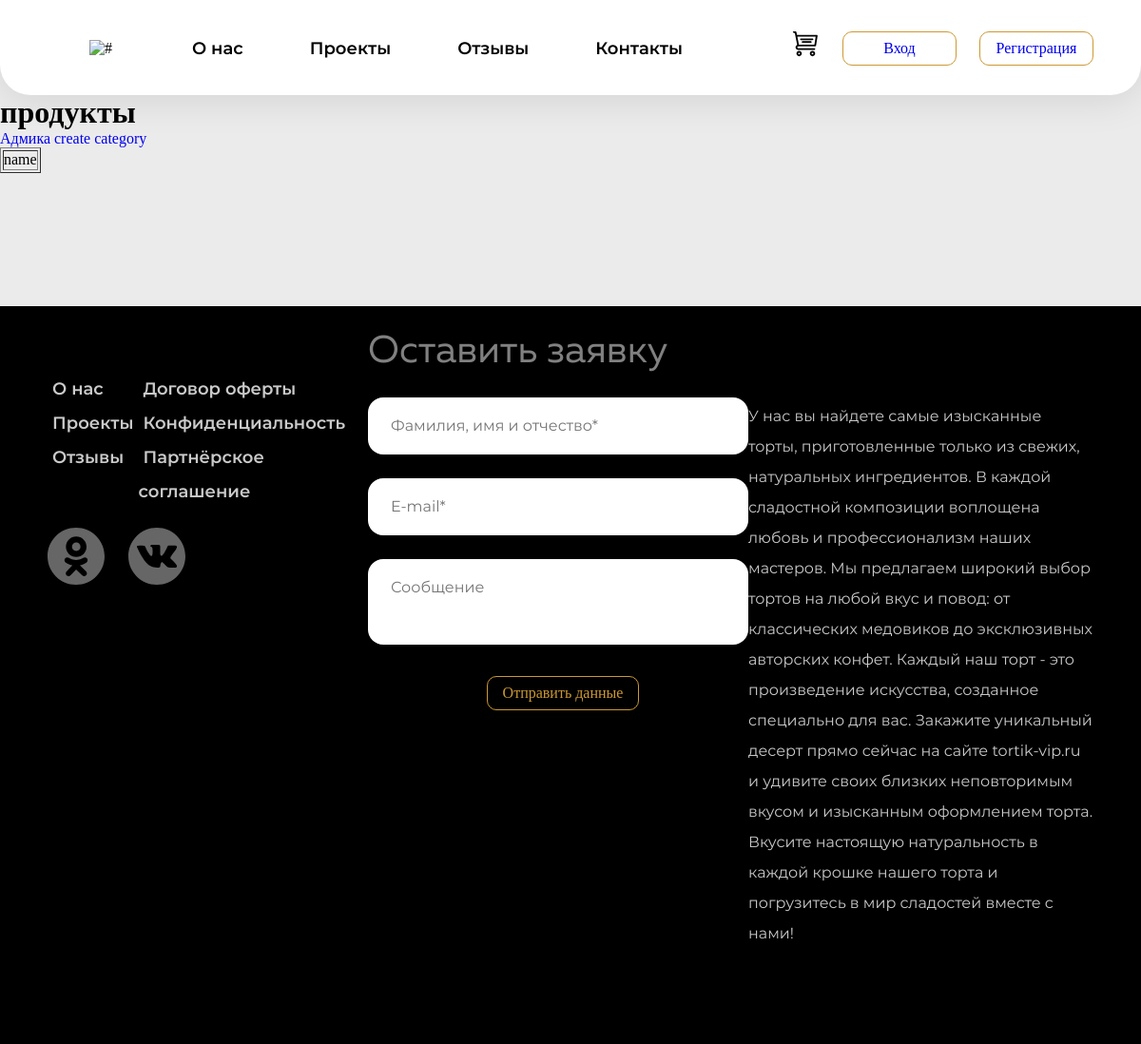
The page /site-admin/categories/ on the database as committed earlier.
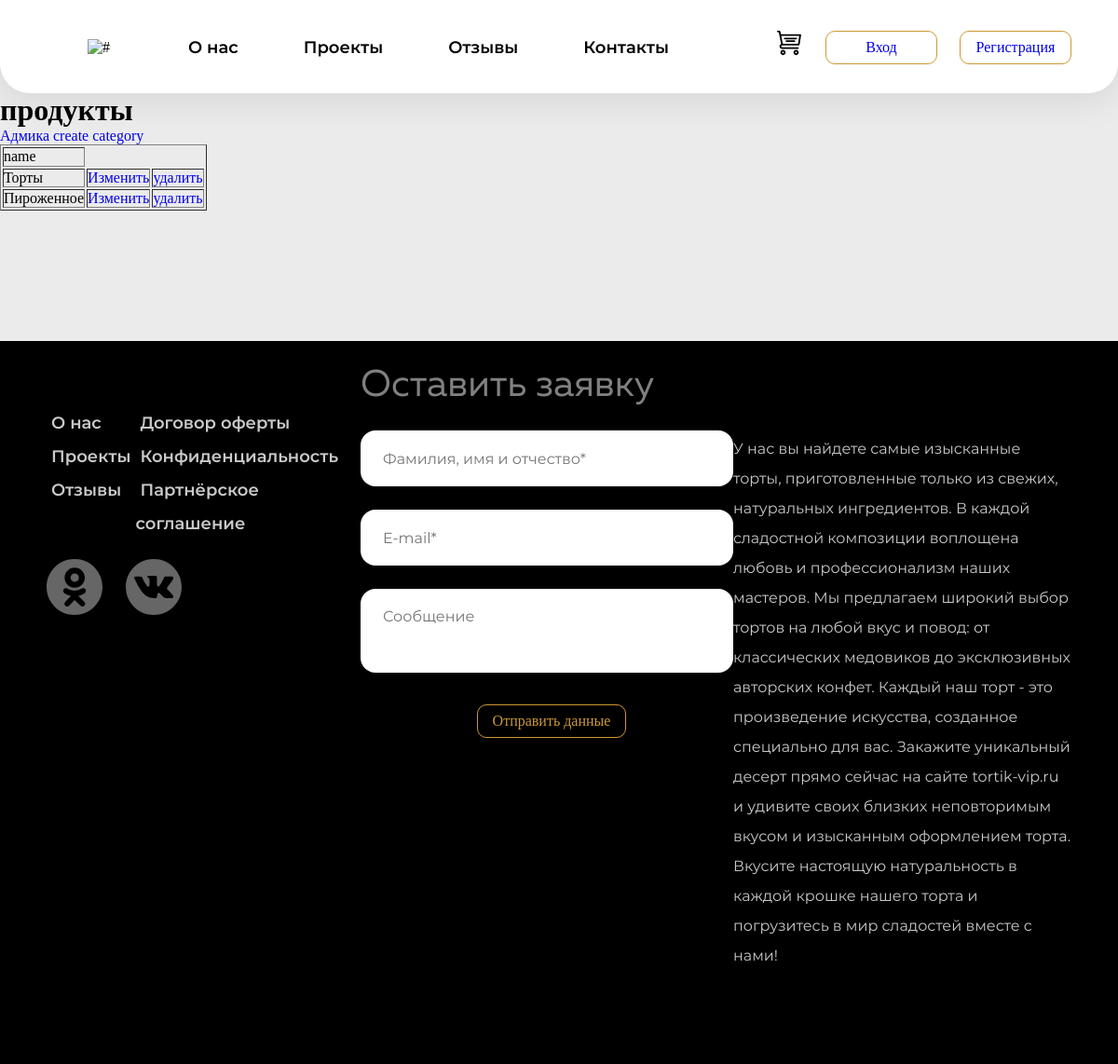
The same page on the database as committed later.
### mainapp/models.py (models this page shows, shortened)
class ProductCategories(models.Model):
    name = models.CharField(max_length=64)
    class Meta:
        verbose_name_plural = "Категории"

### adminapp/views.py (the view)
# urls.py: path("categories/", CategoriesListView.as_view(), name="categories"),
class CategoriesListView(ListView):
    model = ProductCategories
    template_name = "adminapp/categories_admin.html"
    title =  "Админка | Категории"
    context_object_name = "product_categories"

### adminapp/templates/adminapp/categories_admin.html
{% extends 'mainapp/base.html' %}
{% load static %}
{% block content %}
    <h1>продукты</h1>
    <a href="{% url 'adminapp:index' %}">Адмика</a>
    <a href="{% url 'adminapp:category_create' %}">create category</a>
    <table border=1>
        <thead>
          <tr>
            <td>name</td>
          </tr>
        </thead>
        <tbody>
            {% for category in product_categories %}
            <tr>
                <td>{{ category.name }}</td>
                <td><a href="{% url 'adminapp:category_update' category.id %}">Изменить</a></td>
                <td><a href="{% url 'adminapp:category_remove' category.id %}">удалить</a></td>
            </tr>
            {% endfor %}
        </tbody>
      </table>
{% endblock %}

Rows that differ between the two databases and show on the page:
added ProductCategories: name "Торты"
added ProductCategories: name "Пироженное"
